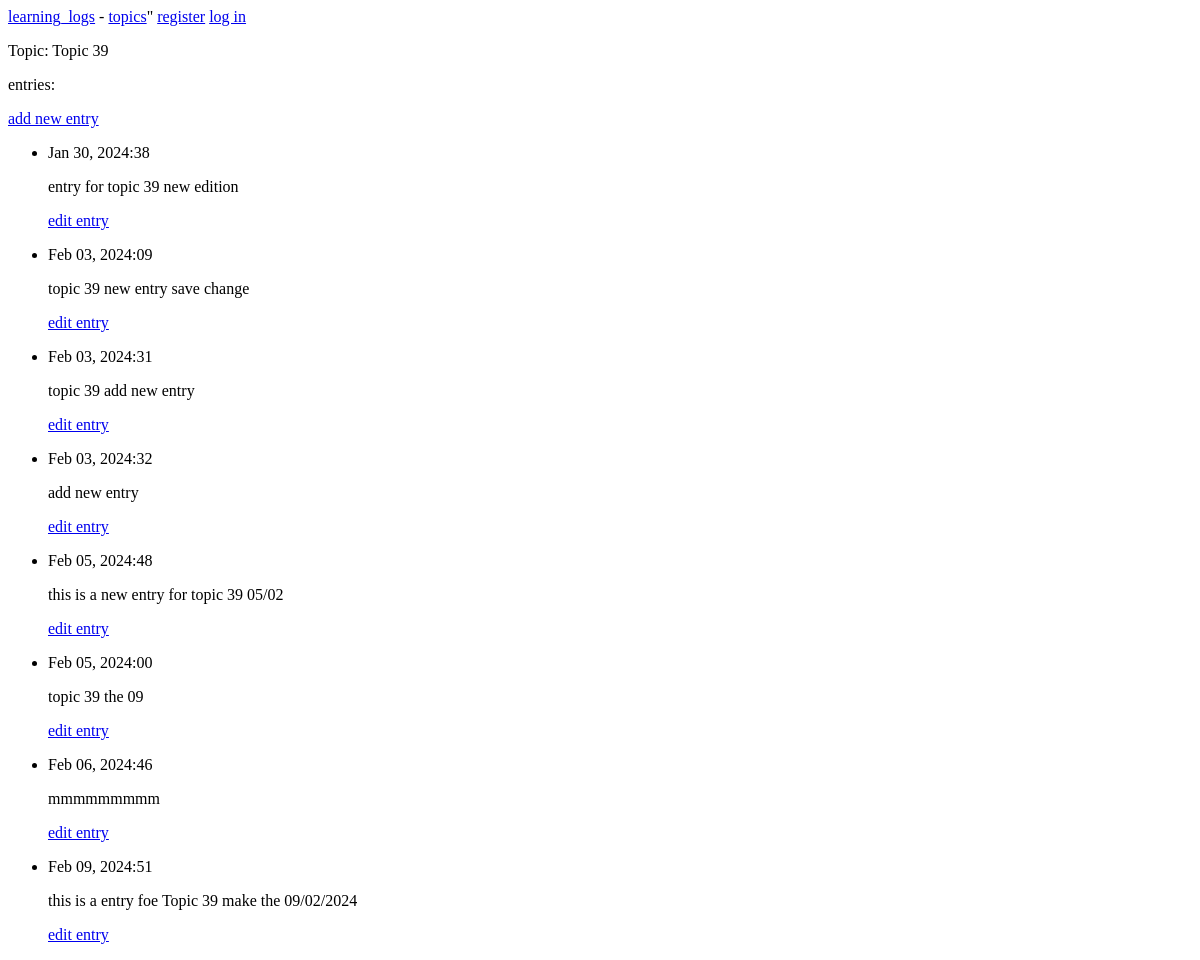
/topic/39/, run on an earlier commit of the app's database.
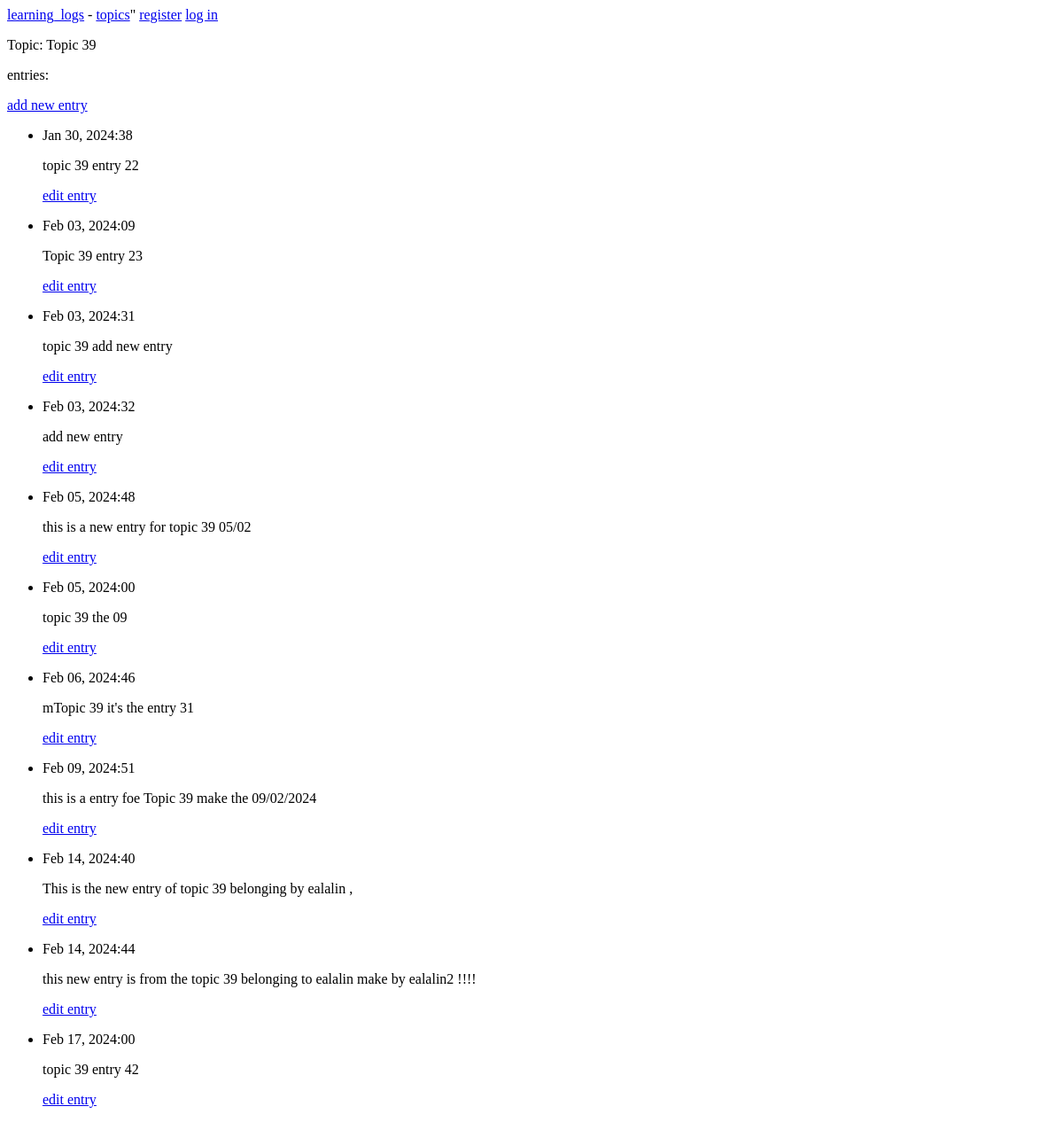
And on a later commit of the database.
### learning_logs/models.py (models this page shows, shortened)
class Entry(models.Model):
    topic = models.ForeignKey(Topic, on_delete=models.CASCADE)
    text = TextField(max_length=200)  # Using the custom TextField
    date_added = models.DateTimeField(auto_now_add=True)
    class Meta:
        verbose_name_plural = 'entries'

### learning_logs/views.py (the view)
# urls.py: url(r'^topic/(?P<topic_id>\d+)/$' , views.topic , name='topic'),
def topic(request, topic_id):
 try:
    topic = get_object_or_404(Topic, id=topic_id)
    entries = topic.entry_set.order_by('date_added')
    context = {'topic': topic, 'entries': entries}
    return render(request, 'learning_logs/topic.html', context)
 except Topic.DoesNotExist:
    raise Http404("Topic does not exist")

### learning_logs/models.py (called while the page is built)
    def __str__(self):
        return f"Topic {self.id}"

### learning_logs/templates/learning_logs/topic.html
{% extends 'learning_logs/base.html' %}
{% block content %}
<p> Topic: {{ topic  }}</p>
<p>entries:</p>
<p>
  <a href="{% url 'learning_logs:new_entry' topic.id %}">add new entry</a>
</p>
<ul>
{% for entry in entries %}
 <li>
   <p>{{ entry.date_added|date:'M d, Y:i' }}</p>
   <p>{{ entry.text|linebreaks }}</p>
   <p>
     <a href="{% url 'learning_logs:edit_entry' entry.id %}">edit entry</a>
   </p>
  </li>
{% empty %}
  <li>
    there are no entry for this topic yet.
  </li>
{% endfor %}
</ul>
{% endblock content %}

What changed in the data, as far as the page shows it:
changed Entry: text "entry for topic 39 new edition" → "topic 39 entry 22"
changed Entry: text "topic 39 new entry save change" → "Topic 39 entry 23"
changed Entry: text "mmmmmmmmm" → "mTopic 39 it's the entry 31"
added Entry: date_added "Feb 14, 2024:40", text "This is the new entry of topic 39 belonging by ealalin ,"
added Entry: date_added "Feb 14, 2024:44", text "this new entry is from the topic 39 belonging to ealalin make by ealalin2 !!!!"
added Entry: date_added "Feb 17, 2024:00", text "topic 39 entry 42"
